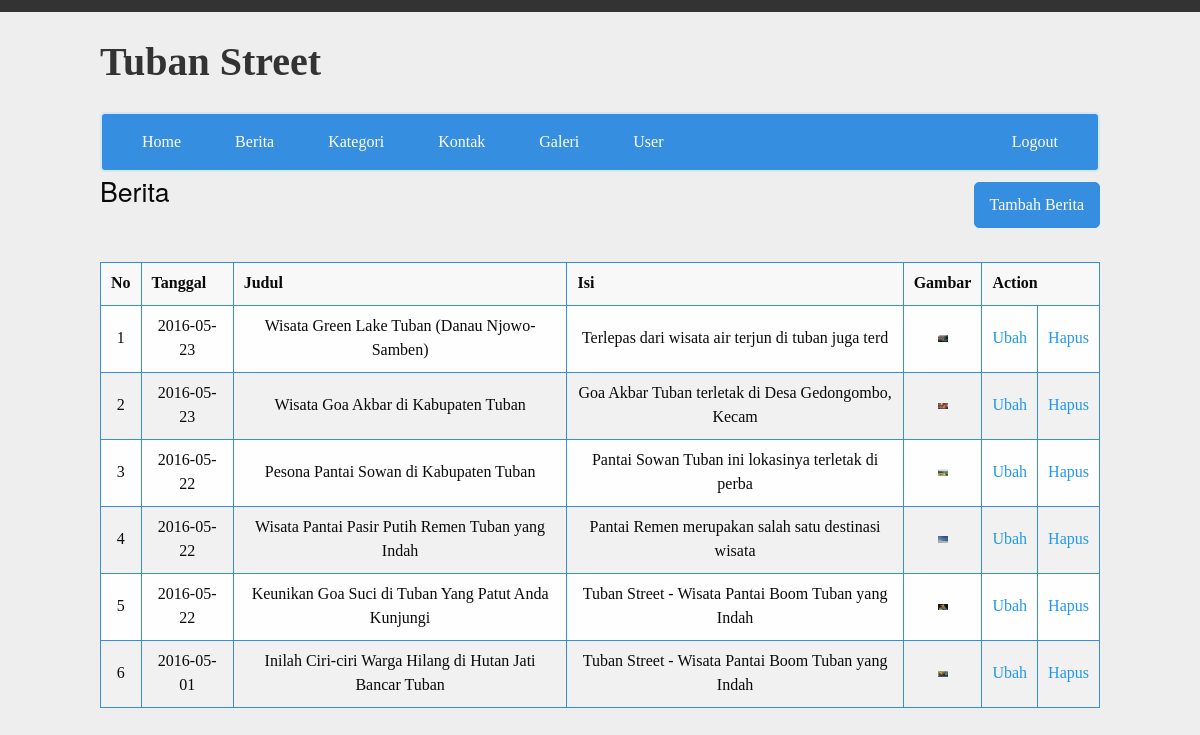
The page /admin/index.php?p=berita (signed in) on the database its author committed.
### tables this page shows
CREATE TABLE `berita` (
  `id_berita` int(11) NOT NULL,
  `judul` varchar(100) NOT NULL,
  `tanggal` date NOT NULL,
  `id_kategori` int(11) NOT NULL,
  `id_login` int(11) NOT NULL,
  `isi` longtext NOT NULL,
  `gambar` text NOT NULL
);

### admin/conf.php (called while the page is built, shortened)
<?php
function inc($val) {global $koneksi;include file_exists($val . '.php') ? $val . '.php' : 'nofile.php';}
?>

### admin/view/berita/index.php (the view)
<?php
$hasil = $koneksi->prepare("SELECT * FROM berita ORDER BY id_berita DESC");
$hasil->execute();
$data = $hasil->fetchAll();?>
    <a class="btn pull-right" href="index.php?p=berita&m=add">Tambah Berita</a>
    <h2>Berita</h2>
    <div style="clear:both">&nbsp;</div>
    <table class="data">
        <thead>
            <tr>
                <th>No</th>
                <th>Tanggal</th>
                <th>Judul</th>
                <th>Isi</th>
                <th>Gambar</th>
                <th colspan="2">Action</th>
            </tr>
        </thead>
        <tbody>
            <?php $i = 1;foreach ($data as $berita) {?>
                <tr>
                    <td>
                        <?php echo $i; ?>
                    </td>
                    <td>
                        <?php echo $berita['tanggal']; ?>
                    </td>
                    <td>
                        <?php echo $berita['judul']; ?>
                    </td>
                    <td>
                        <?=substr($berita['isi'], 0, 50);?>
                    </td>
                    <td><img class="img-mini" src="assets/gambar/<?php echo $berita['gambar']; ?>">
                    </td>
                    <td><a href="index.php?p=berita&m=edit&id_berita= <?php echo $berita['id_berita']; ?>">Ubah</a></td>
                    <td><a onclick="return confirm('Yakin Ingin Menghapus Data?')" href="proses/berita/hapus.php?id_berita= <?php echo $berita['id_berita']; ?>">Hapus</a></td>
                </tr>
                <?php $i++;}
?>
        </tbody>
    </table>

### admin/assets/css/imron.css (style rules this page uses)
button, img, legend { border: 0 }
body, button, legend { padding: 0 }
h1, h2, h3, h4, h5, h6, p { text-rendering: optimizeLegibility }
html { font-family: sans-serif; -ms-text-size-adjust: 100%; -webkit-text-size-adjust: 100% }
.button, img { vertical-align: middle }
img { max-width: 100%; height: auto; -ms-interpolation-mode: bicubic; display: inline-block }
a, b, em, i, small, strong { line-height: inherit }
body, h1, h2, h3, h4, h5, h6 { font-family: "Helvetica Neue", Helvetica, Roboto, Arial, sans-serif; font-weight: 400 }
body, html { font-size: 100%; box-sizing: border-box }
body { margin: 0; line-height: 1.5; color: #0a0a0a; background: #fefefe; -webkit-font-smoothing: antialiased; -moz-osx-font-smoothing: grayscale }
blockquote, dd, div, dl, dt, form, h1, h2, h3, h4, h5, h6, li, ol, p, pre, td, th, ul { margin: 0; padding: 0 }
h1, h2, h3, h4, h5, h6 { font-style: normal; color: inherit; margin-top: 0; margin-bottom: .5rem; line-height: 1.4 }
h2 { font-size: 1.25rem }
@media screen and (min-width:40em) { h2 { font-size: 2.5rem } }
a { background-color: transparent; color: #2199e8; text-decoration: none; cursor: pointer }
body, html { height: 100% }
caption, tbody td, tbody th { padding: .5rem .625rem .625rem }
table { border-collapse: collapse; border-spacing: 0; margin-bottom: 1rem; border-radius: 0 }
tbody, tfoot, thead { border: 1px solid #f1f1f1; background-color: #fefefe }
tfoot, thead { background: #f8f8f8; color: #0a0a0a }
tfoot tr, thead tr { background: 0 0 }
tfoot td, tfoot th, thead td, thead th { padding: .5rem .625rem .625rem; font-weight: 700; text-align: left }
tbody tr:nth-child(even) { background-color: #f1f1f1 }

### admin/assets/css/imronadmin.css (style rules this page uses)
* { outline: none; }
body { margin: 0; font-family: Candara; background-color: #EEE; }
a { text-decoration: none; }
h2 { font-size: 20pt; }
button, .btn { background: #368EE0; border: 1px solid #368EE0; border-radius: 5px; padding: 10px 15px; color: white; 17 display: inline-block; margin: 10px 0; font-family: Candara; font-size: 12pt; }
.pull-right { float: right; }
.img-mini { max-width: 10px; max-height: 10px; }
table { width: 100%; }
table.data, table.data tr th, table.data tr td { border-collapse: collapse; border: 1px solid #368EE0; }
table.data tr td { text-align: center; }

### rows shown on the page
berita: tanggal "2016-05-23", judul "Wisata Green Lake Tuban (Danau Njowo-Samben)", isi "Terlepas dari wisata air terjun di tuban juga terd", gambar (picture)
berita: tanggal "2016-05-23", judul "Wisata Goa Akbar di Kabupaten Tuban", isi "Goa Akbar Tuban terletak di Desa Gedongombo, Kecam", gambar (picture)
berita: tanggal "2016-05-22", judul "Pesona Pantai Sowan di Kabupaten Tuban", isi "Pantai Sowan Tuban ini lokasinya terletak di perba", gambar (picture)
berita: tanggal "2016-05-22", judul "Wisata Pantai Pasir Putih Remen Tuban yang Indah", isi "Pantai Remen merupakan salah satu destinasi wisata", gambar (picture)
berita: tanggal "2016-05-22", judul "Keunikan Goa Suci di Tuban Yang Patut Anda Kunjungi", isi "Tuban Street - Wisata Pantai Boom Tuban yang Indah", gambar (picture)
berita: tanggal "2016-05-01", judul "Inilah Ciri-ciri Warga Hilang di Hutan Jati Bancar Tuban", isi "Tuban Street - Wisata Pantai Boom Tuban yang Indah", gambar (picture)
